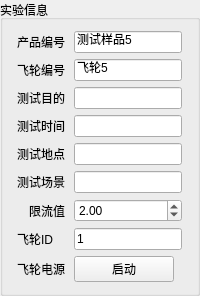
         <widget class="QGroupBox" name="groupBox_17">
          <property name="title">
           <string>实验信息</string>
          </property>
          <layout class="QGridLayout" name="gridLayout_25">
           <item row="0" column="0">
            <widget class="QLabel" name="label_120">
             <property name="sizePolicy">
              <sizepolicy hsizetype="Fixed" vsizetype="Preferred">
               <horstretch>0</horstretch>
               <verstretch>0</verstretch>
              </sizepolicy>
             </property>
             <property name="text">
              <string>产品编号</string>
             </property>
            </widget>
           </item>
           <item row="0" column="1">
            <widget class="QLineEdit" name="lineEdit_product_no_5">
             <property name="sizePolicy">
              <sizepolicy hsizetype="Preferred" vsizetype="Fixed">
               <horstretch>0</horstretch>
               <verstretch>0</verstretch>
              </sizepolicy>
             </property>
             <property name="maximumSize">
              <size>
               <width>130</width>
               <height>16777215</height>
              </size>
             </property>
             <property name="text">
              <string>测试样品5</string>
             </property>
            </widget>
           </item>
           <item row="1" column="0">
            <widget class="QLabel" name="label_119">
             <property name="sizePolicy">
              <sizepolicy hsizetype="Fixed" vsizetype="Preferred">
               <horstretch>0</horstretch>
               <verstretch>0</verstretch>
              </sizepolicy>
             </property>
             <property name="text">
              <string>飞轮编号</string>
             </property>
            </widget>
           </item>
           <item row="1" column="1">
            <widget class="QLineEdit" name="lineEdit_exp_fw_id_5">
             <property name="sizePolicy">
              <sizepolicy hsizetype="Preferred" vsizetype="Fixed">
               <horstretch>0</horstretch>
               <verstretch>0</verstretch>
              </sizepolicy>
             </property>
             <property name="maximumSize">
              <size>
               <width>130</width>
               <height>16777215</height>
              </size>
             </property>
             <property name="text">
              <string>飞轮5</string>
             </property>
            </widget>
           </item>
           <item row="2" column="0">
            <widget class="QLabel" name="label_124">
             <property name="sizePolicy">
              <sizepolicy hsizetype="Fixed" vsizetype="Preferred">
               <horstretch>0</horstretch>
               <verstretch>0</verstretch>
              </sizepolicy>
             </property>
             <property name="text">
              <string>测试目的</string>
             </property>
            </widget>
           </item>
           <item row="2" column="1">
            <widget class="QLineEdit" name="lineEdit_exp_aim_5">
             <property name="sizePolicy">
              <sizepolicy hsizetype="Preferred" vsizetype="Fixed">
               <horstretch>0</horstretch>
               <verstretch>0</verstretch>
              </sizepolicy>
             </property>
             <property name="maximumSize">
              <size>
               <width>130</width>
               <height>16777215</height>
              </size>
             </property>
             <property name="text">
              <string/>
             </property>
            </widget>
           </item>
           <item row="3" column="0">
            <widget class="QLabel" name="label_121">
             <property name="sizePolicy">
              <sizepolicy hsizetype="Fixed" vsizetype="Preferred">
               <horstretch>0</horstretch>
               <verstretch>0</verstretch>
              </sizepolicy>
             </property>
             <property name="text">
              <string>测试时间</string>
             </property>
            </widget>
           </item>
           <item row="3" column="1">
            <widget class="QLineEdit" name="lineEdit_exp_time_5">
             <property name="sizePolicy">
              <sizepolicy hsizetype="Preferred" vsizetype="Fixed">
               <horstretch>0</horstretch>
               <verstretch>0</verstretch>
              </sizepolicy>
             </property>
             <property name="maximumSize">
              <size>
               <width>130</width>
               <height>16777215</height>
              </size>
             </property>
             <property name="text">
              <string/>
             </property>
            </widget>
           </item>
           <item row="4" column="0">
            <widget class="QLabel" name="label_122">
             <property name="text">
              <string>测试地点</string>
             </property>
            </widget>
           </item>
           <item row="4" column="1">
            <widget class="QLineEdit" name="lineEdit_exp_address_5">
             <property name="sizePolicy">
              <sizepolicy hsizetype="Fixed" vsizetype="Fixed">
               <horstretch>0</horstretch>
               <verstretch>0</verstretch>
              </sizepolicy>
             </property>
             <property name="maximumSize">
              <size>
               <width>130</width>
               <height>16777215</height>
              </size>
             </property>
            </widget>
           </item>
           <item row="5" column="0">
            <widget class="QLabel" name="label_123">
             <property name="text">
              <string>测试场景</string>
             </property>
            </widget>
           </item>
           <item row="5" column="1">
            <widget class="QLineEdit" name="lineEdit_exp_environment_5">
             <property name="sizePolicy">
              <sizepolicy hsizetype="Fixed" vsizetype="Fixed">
               <horstretch>0</horstretch>
               <verstretch>0</verstretch>
              </sizepolicy>
             </property>
             <property name="maximumSize">
              <size>
               <width>130</width>
               <height>16777215</height>
              </size>
             </property>
            </widget>
           </item>
           <item row="6" column="0">
            <widget class="QLabel" name="label_625">
             <property name="text">
              <string>限流值</string>
             </property>
             <property name="alignment">
              <set>Qt::AlignRight|Qt::AlignTrailing|Qt::AlignVCenter</set>
             </property>
            </widget>
           </item>
           <item row="6" column="1">
            <widget class="QDoubleSpinBox" name="doubleSpinBox_limit_current_5">
             <property name="decimals">
              <number>2</number>
             </property>
             <property name="singleStep">
              <double>0.100000000000000</double>
             </property>
             <property name="value">
              <double>2.000000000000000</double>
             </property>
            </widget>
           </item>
           <item row="8" column="0">
            <widget class="QLabel" name="label_118">
             <property name="sizePolicy">
              <sizepolicy hsizetype="Fixed" vsizetype="Preferred">
               <horstretch>0</horstretch>
               <verstretch>0</verstretch>
              </sizepolicy>
             </property>
             <property name="text">
              <string>飞轮电源</string>
             </property>
            </widget>
           </item>
           <item row="8" column="1">
            <widget class="QPushButton" name="pushButton_system_power_5">
             <property name="maximumSize">
              <size>
               <width>100</width>
               <height>16777215</height>
              </size>
             </property>
             <property name="text">
              <string>启动</string>
             </property>
            </widget>
           </item>
           <item row="7" column="0">
            <widget class="QLabel" name="label_333">
             <property name="text">
              <string>飞轮ID</string>
             </property>
            </widget>
           </item>
           <item row="7" column="1">
            <widget class="QLineEdit" name="lineEdit_fwid_5">
             <property name="sizePolicy">
              <sizepolicy hsizetype="Fixed" vsizetype="Fixed">
               <horstretch>0</horstretch>
               <verstretch>0</verstretch>
              </sizepolicy>
             </property>
             <property name="text">
              <string>1</string>
             </property>
            </widget>
           </item>
          </layout>
         </widget>
